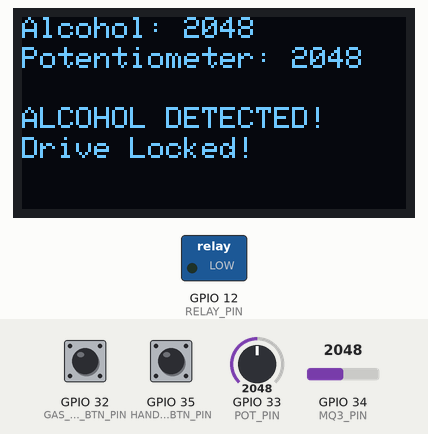
Simulated run of this sketch. Board: ESP32. On the bench: 128×64 one-colour display, switched loads named in the sketch (green lamp = pin HIGH). The inputs (shaded band) are chosen by the test bench; at power-on: GPIO 34 (MQ3_PIN) = 2048, GPIO 32 (GAS_PEDAL_BTN_PIN) HIGH, GPIO 35 (HANDBRAKE_BTN_PIN) HIGH, GPIO 33 (POT_PIN) = 2048.

Above: at 3.2 s.
3.3 s: GPIO 34 (MQ3_PIN) set to 1626
At 4.4 s:
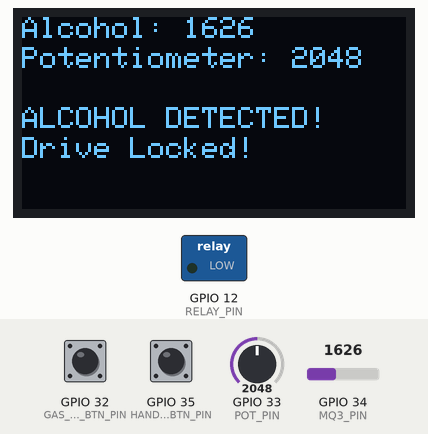
4.8 s: GPIO 34 (MQ3_PIN) set to 1572
At 6.0 s:
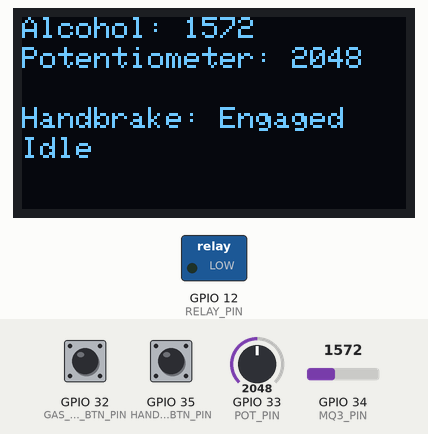
6.3 s: GPIO 32 (GAS_PEDAL_BTN_PIN) pulled LOW for 0.15 s
At 6.4 s:
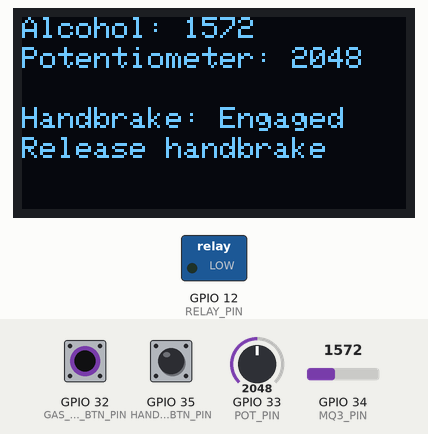
7.9 s: GPIO 35 (HANDBRAKE_BTN_PIN) pulled LOW for 0.15 s
At 8.9 s:
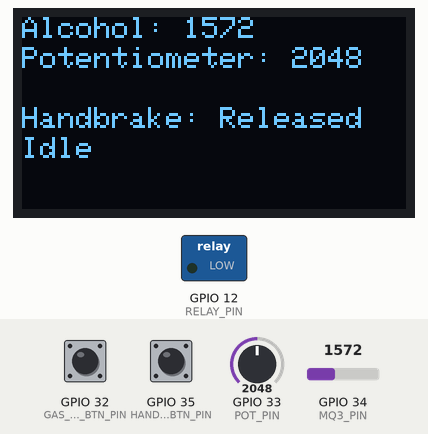
9.5 s: GPIO 32 (GAS_PEDAL_BTN_PIN) pulled LOW for 1 s
At 9.8 s:
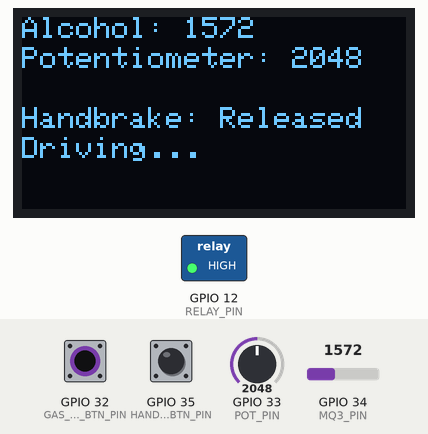
12.0 s: GPIO 33 (POT_PIN) set to 1560
At 13.1 s:
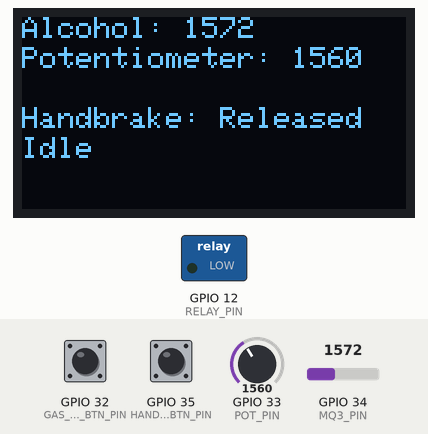
Timing chart, 0 to 14.5 s (numbered marks = the images above; inputs shaded):
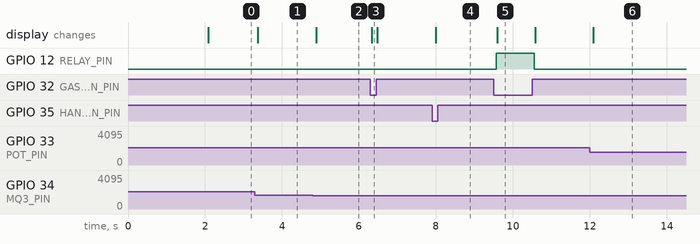

Measured:
- the behaviour switches between 1601 and 1600 on GPIO 34 (MQ3_PIN) (found by bisection; images 1 and 2)
- after the input at 3.3 s, the display: changes after 0.07 s (image 1)
- after the input at 4.8 s, the display: changes after 0.09 s (image 2)
- after the input at 6.3 s, the display: changes at once (image 3)
- after the input at 7.9 s, the display: changes after 0.10 s (image 4)
- after the input at 9.5 s, GPIO 12 (RELAY_PIN): LOW → HIGH after 0.07 s, → LOW 0.99 s later; the display: changes after 0.09 s (image 5)
- after the input at 12.0 s, the display: changes after 0.10 s (image 6)

The sketch:

WOKWI-SIMULATION-CODE.ino
```cpp
#include <Wire.h> // Library for I2C communication, used by OLED display
#include <Adafruit_GFX.h> // Core graphics library for OLED
#include <Adafruit_SSD1306.h> // OLED display driver library

// OLED display configuration constants
#define SCREEN_WIDTH 128 // OLED width, in pixels
#define SCREEN_HEIGHT 64 // OLED height, in pixels
#define OLED_RESET -1 // Reset pin # (or -1 if sharing Arduino reset pin)
Adafruit_SSD1306 display(SCREEN_WIDTH, SCREEN_HEIGHT, &Wire, OLED_RESET); // Create display object

// Pin assignments for hardware components
#define MQ3_PIN 34 // Analog pin connected to MQ3 alcohol sensor output
#define POT_PIN 33 // Analog pin connected to potentiometer
#define RELAY_PIN 12 // Digital output pin controlling relay for motor power
#define HANDBRAKE_BTN_PIN 35 // Digital input pin connected to handbrake push-button switch
#define GAS_PEDAL_BTN_PIN 32 // Digital input pin connected to gas pedal push-button switch

// Threshold for alcohol detection
#define ALCOHOL_THRESHOLD 1600 // Sensor reading above this value means alcohol detected

// Variables to track system states and input debouncing
bool alcoholDetected = false; // True if alcohol sensor reading exceeds threshold
bool handbrakeReleased = false; // True if handbrake is considered released
bool prevHandbrakeBtn = false; // Previous button state to detect press edge

unsigned long lastDebounceTime = 0; // Time when handbrake button was last toggled
const unsigned long debounceDelay = 200; // Debounce delay in milliseconds

void setup() {
  // Initialize the OLED display
  if (!display.begin(SSD1306_SWITCHCAPVCC, 0x3C)) {
    while (true); // Halt if OLED fails
  }

  display.clearDisplay();
  display.setTextSize(1);
  display.setTextColor(SSD1306_WHITE);
  display.setCursor(0, 0);
  display.println("Initializing System...");
  display.display();
  delay(2000); // Show init message for 2 seconds

  // Setup pin modes
  pinMode(RELAY_PIN, OUTPUT);
  pinMode(HANDBRAKE_BTN_PIN, INPUT_PULLUP); // Button is HIGH when not pressed
  pinMode(GAS_PEDAL_BTN_PIN, INPUT_PULLUP);
  // Potentiometer (POT_PIN) is read via analogRead, no pinMode needed

  digitalWrite(RELAY_PIN, LOW); // Start with motor OFF
}

void loop() {
  // Read analog inputs
  int alcoholLevel = analogRead(MQ3_PIN);     // Read MQ-3 sensor
  int potValue = analogRead(POT_PIN);         // Read potentiometer value (0–4095)

  // Determine if alcohol is detected
  alcoholDetected = alcoholLevel > ALCOHOL_THRESHOLD;

  // Read digital inputs (buttons)
  bool handbrakeBtnPressed = digitalRead(HANDBRAKE_BTN_PIN) == LOW;
  bool gasPedalPressed = digitalRead(GAS_PEDAL_BTN_PIN) == LOW;

  // Handle debounced handbrake toggle (only if no alcohol is detected)
  if (handbrakeBtnPressed && !prevHandbrakeBtn && (millis() - lastDebounceTime > debounceDelay)) {
    lastDebounceTime = millis();
    if (!alcoholDetected) {
      handbrakeReleased = !handbrakeReleased; // Toggle state
    }
  }
  prevHandbrakeBtn = handbrakeBtnPressed;

  // Override: If alcohol is detected, force handbrake engaged
  if (alcoholDetected) {
    handbrakeReleased = false;
  }

  // Decide if motor should be ON
  bool motorActive = handbrakeReleased && gasPedalPressed && !alcoholDetected;
  digitalWrite(RELAY_PIN, motorActive ? HIGH : LOW); // Turn motor ON or OFF

  // Display updates
  display.clearDisplay();

  // Alcohol level display
  display.setCursor(0, 0);
  display.print("Alcohol: ");
  display.println(alcoholLevel);

  // Potentiometer value display
  display.setCursor(0, 10);
  display.print("Potentiometer: ");
  display.println(potValue); // This is a raw analog value (0–4095)

  // System status display
  if (alcoholDetected) {
    display.setCursor(0, 30);
    display.println("ALCOHOL DETECTED!");
    display.setCursor(0, 40);
    display.println("Drive Locked!");
  } else {
    display.setCursor(0, 30);
    display.print("Handbrake: ");
    display.println(handbrakeReleased ? "Released" : "Engaged");


    display.setCursor(0, 40);
    if (motorActive) {
      display.println("Driving...");
    } else if (gasPedalPressed && !handbrakeReleased) {
      display.println("Release handbrake");
    } else {
      display.println("Idle");
    }
  }

  display.display(); // Show display buffer
  delay(50); // Short delay for stability
}
```
